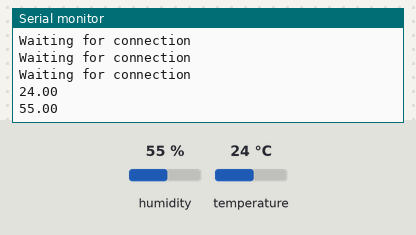
A sketch run on a simulated ESP8266 (NodeMCU). On the bench: the last lines printed to the serial monitor. The test bench sets the inputs (shaded band); at power-on: humidity 55 %, temperature 24 °C. WiFi joins after 1.5 s; servers stay silent unless stated; uploads are accepted with an empty reply.

Above: at 2.7 s.
2.8 s: humidity set to 22 %
At 3.7 s:
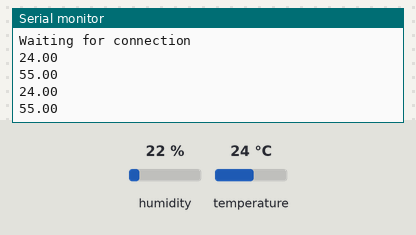
6.5 s: temperature set to 12 °C
At 8.3 s:
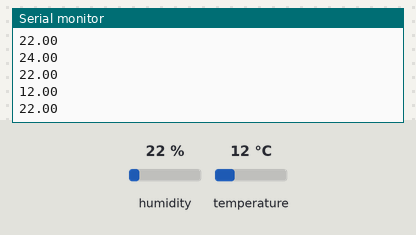
10.2 s: humidity set to 40 %
At 13.4 s:
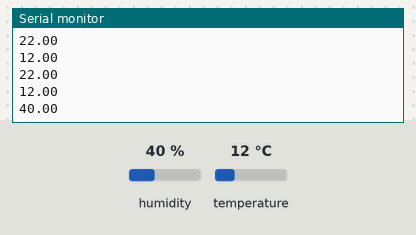
Timing chart, 0 to 14.9 s (numbered marks = the images above; inputs shaded):
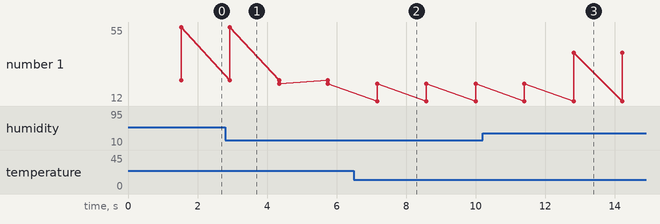

Measured:
- after the input at 6.5 s, the serial monitor: prints a new line after 0.67 s (image 2)
- after the input at 10.2 s, the serial monitor: prints a new line after 2.6 s (image 3)
- plotted number 1: 55 → 22 after the input at 2.8 s, 22 → 40 after the input at 10.2 s

The sketch:

WebClient.ino
```cpp
#include <ESP8266WiFi.h>
#include <ESP8266HTTPClient.h>
#include <DHT.h>


const char* ssid = "Mssm network";
const char* password = "mssm1996";

float   t = 0 ;
float   h = 0 ;
String Stemp,Shum;

// Création des objets / create Objects
DHT dht(D9, DHT11);

String URLtemp, URLHum;


HTTPClient httpTemp;
HTTPClient httpHum;


void setup() {

  Serial.begin(115200);
  WiFi.begin(ssid, password);


  httpTemp.begin("http://192.168.43.214:80/onTemperatureCollectedCallback");
  httpTemp.addHeader("Content-Type", "application/x-www-form-urlencoded");

  httpHum.begin("http://192.168.43.214:80/onHumidityCollectedCallback");
  httpHum.addHeader("Content-Type", "application/x-www-form-urlencoded");

  while (WiFi.status() != WL_CONNECTED) {

    delay(500);
    Serial.println("Waiting for connection");

  }

}

void loop() {

 if(WiFi.status()== WL_CONNECTED){

   t = dht.readTemperature();
   h = dht.readHumidity();

   Serial.println(t);
   Serial.println(h);

   char str[30];
   Stemp = String(t);
   Shum = String(h);

   int httpCodeTemp = httpTemp.POST("value="+Stemp);
   int httpCodeHum = httpHum.POST("value="+Shum);

 }else{

    Serial.println("Error in WiFi connection");

 }

  delay(1000);

}
```
